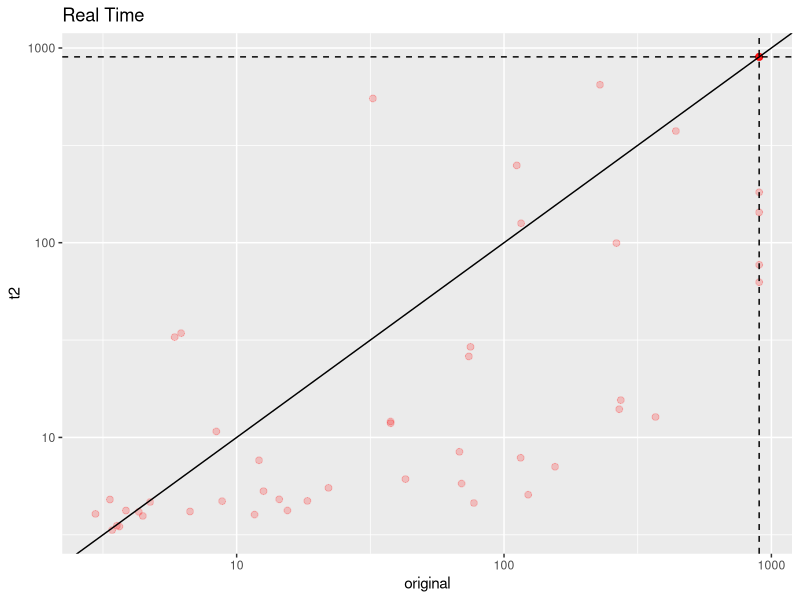

Here is the R script that generated this plot:
library(ggplot2)
library(stringr)

original <- read.csv('orig.csv', header=T, stringsAsFactors=FALSE)
original$name <- str_replace(original$name, '.in', '')
original_det <- read.csv('orig_det.csv', header=T, stringsAsFactors=FALSE)
original_det$name <- str_replace(original_det$name, '.in', '')

qffd <- read.csv('qffd.csv', header=T, stringsAsFactors=FALSE)
qffd_r <- read.csv('qffd-random.csv', header=T, stringsAsFactors=FALSE)
t1 <- read.csv('try1.csv', header=T, stringsAsFactors=FALSE)
t2 <- read.csv('try2.csv', header=T, stringsAsFactors=FALSE)
t3 <- read.csv('try3.csv', header=T, stringsAsFactors=FALSE)
t4 <- read.csv('try4.csv', header=T, stringsAsFactors=FALSE)
t5 <- read.csv('try5.csv', header=T, stringsAsFactors=FALSE)

A = 'original'
B = 't2'

tmp <- merge(eval(parse(text = A)), eval(parse(text = B)), by='name', suffixes = c("_original","_new"))
ggplot(tmp, aes(x=real_original, y=real_new)) + geom_point(color='red',alpha = 0.2,size=2) + scale_x_continuous(trans='log10') + scale_y_continuous(trans='log10') + geom_abline() + geom_hline(yintercept=900, linetype="dashed") + geom_vline(xintercept=900, linetype="dashed") + labs(y=B, x = A) + ggtitle('Real Time')

